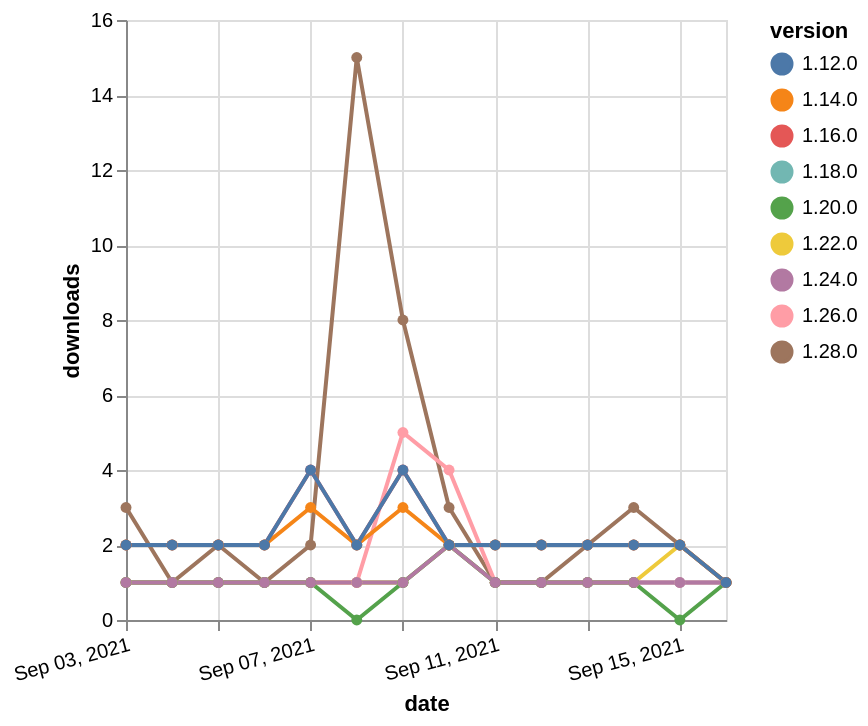

The Vega-Lite source for this figure:
### Vega-Lite specification from a JSON file in a GitHub repository (floating-point values rounded to 4 significant figures)
{"$schema": "https://vega.github.io/schema/vega-lite/v5.json", "description": "A simple bar chart with embedded data.", "data": {"values": [{"date": "2021-09-03", "total": 892, "delta": 1, "version": "1.18.0"}, {"date": "2021-09-04", "total": 893, "delta": 1, "version": "1.18.0"}, {"date": "2021-09-05", "total": 894, "delta": 1, "version": "1.18.0"}, {"date": "2021-09-06", "total": 895, "delta": 1, "version": "1.18.0"}, {"date": "2021-09-07", "total": 896, "delta": 1, "version": "1.18.0"}, {"date": "2021-09-08", "total": 897, "delta": 1, "version": "1.18.0"}, {"date": "2021-09-09", "total": 898, "delta": 1, "version": "1.18.0"}, {"date": "2021-09-10", "total": 900, "delta": 2, "version": "1.18.0"}, {"date": "2021-09-11", "total": 901, "delta": 1, "version": "1.18.0"}, {"date": "2021-09-12", "total": 902, "delta": 1, "version": "1.18.0"}, {"date": "2021-09-13", "total": 903, "delta": 1, "version": "1.18.0"}, {"date": "2021-09-14", "total": 904, "delta": 1, "version": "1.18.0"}, {"date": "2021-09-15", "total": 905, "delta": 1, "version": "1.18.0"}, {"date": "2021-09-16", "total": 906, "delta": 1, "version": "1.18.0"}, {"date": "2021-09-03", "total": 283, "delta": 1, "version": "1.22.0"}, {"date": "2021-09-04", "total": 284, "delta": 1, "version": "1.22.0"}, {"date": "2021-09-05", "total": 285, "delta": 1, "version": "1.22.0"}, {"date": "2021-09-06", "total": 286, "delta": 1, "version": "1.22.0"}, {"date": "2021-09-07", "total": 287, "delta": 1, "version": "1.22.0"}, {"date": "2021-09-08", "total": 288, "delta": 1, "version": "1.22.0"}, {"date": "2021-09-09", "total": 289, "delta": 1, "version": "1.22.0"}, {"date": "2021-09-10", "total": 291, "delta": 2, "version": "1.22.0"}, {"date": "2021-09-11", "total": 292, "delta": 1, "version": "1.22.0"}, {"date": "2021-09-12", "total": 293, "delta": 1, "version": "1.22.0"}, {"date": "2021-09-13", "total": 294, "delta": 1, "version": "1.22.0"}, {"date": "2021-09-14", "total": 295, "delta": 1, "version": "1.22.0"}, {"date": "2021-09-15", "total": 297, "delta": 2, "version": "1.22.0"}, {"date": "2021-09-16", "total": 298, "delta": 1, "version": "1.22.0"}, {"date": "2021-09-03", "total": 247, "delta": 3, "version": "1.28.0"}, {"date": "2021-09-04", "total": 248, "delta": 1, "version": "1.28.0"}, {"date": "2021-09-05", "total": 250, "delta": 2, "version": "1.28.0"}, {"date": "2021-09-06", "total": 251, "delta": 1, "version": "1.28.0"}, {"date": "2021-09-07", "total": 253, "delta": 2, "version": "1.28.0"}, {"date": "2021-09-08", "total": 268, "delta": 15, "version": "1.28.0"}, {"date": "2021-09-09", "total": 276, "delta": 8, "version": "1.28.0"}, {"date": "2021-09-10", "total": 279, "delta": 3, "version": "1.28.0"}, {"date": "2021-09-11", "total": 280, "delta": 1, "version": "1.28.0"}, {"date": "2021-09-12", "total": 281, "delta": 1, "version": "1.28.0"}, {"date": "2021-09-13", "total": 283, "delta": 2, "version": "1.28.0"}, {"date": "2021-09-14", "total": 286, "delta": 3, "version": "1.28.0"}, {"date": "2021-09-15", "total": 288, "delta": 2, "version": "1.28.0"}, {"date": "2021-09-16", "total": 289, "delta": 1, "version": "1.28.0"}, {"date": "2021-09-03", "total": 497, "delta": 1, "version": "1.26.0"}, {"date": "2021-09-04", "total": 498, "delta": 1, "version": "1.26.0"}, {"date": "2021-09-05", "total": 499, "delta": 1, "version": "1.26.0"}, {"date": "2021-09-06", "total": 500, "delta": 1, "version": "1.26.0"}, {"date": "2021-09-07", "total": 501, "delta": 1, "version": "1.26.0"}, {"date": "2021-09-08", "total": 502, "delta": 1, "version": "1.26.0"}, {"date": "2021-09-09", "total": 507, "delta": 5, "version": "1.26.0"}, {"date": "2021-09-10", "total": 511, "delta": 4, "version": "1.26.0"}, {"date": "2021-09-11", "total": 512, "delta": 1, "version": "1.26.0"}, {"date": "2021-09-12", "total": 513, "delta": 1, "version": "1.26.0"}, {"date": "2021-09-13", "total": 514, "delta": 1, "version": "1.26.0"}, {"date": "2021-09-14", "total": 515, "delta": 1, "version": "1.26.0"}, {"date": "2021-09-15", "total": 516, "delta": 1, "version": "1.26.0"}, {"date": "2021-09-16", "total": 517, "delta": 1, "version": "1.26.0"}, {"date": "2021-09-03", "total": 355, "delta": 1, "version": "1.20.0"}, {"date": "2021-09-04", "total": 356, "delta": 1, "version": "1.20.0"}, {"date": "2021-09-05", "total": 357, "delta": 1, "version": "1.20.0"}, {"date": "2021-09-06", "total": 358, "delta": 1, "version": "1.20.0"}, {"date": "2021-09-07", "total": 359, "delta": 1, "version": "1.20.0"}, {"date": "2021-09-08", "total": 359, "delta": 0, "version": "1.20.0"}, {"date": "2021-09-09", "total": 360, "delta": 1, "version": "1.20.0"}, {"date": "2021-09-10", "total": 362, "delta": 2, "version": "1.20.0"}, {"date": "2021-09-11", "total": 363, "delta": 1, "version": "1.20.0"}, {"date": "2021-09-12", "total": 364, "delta": 1, "version": "1.20.0"}, {"date": "2021-09-13", "total": 365, "delta": 1, "version": "1.20.0"}, {"date": "2021-09-14", "total": 366, "delta": 1, "version": "1.20.0"}, {"date": "2021-09-15", "total": 366, "delta": 0, "version": "1.20.0"}, {"date": "2021-09-16", "total": 367, "delta": 1, "version": "1.20.0"}, {"date": "2021-09-03", "total": 2443, "delta": 2, "version": "1.16.0"}, {"date": "2021-09-04", "total": 2445, "delta": 2, "version": "1.16.0"}, {"date": "2021-09-05", "total": 2447, "delta": 2, "version": "1.16.0"}, {"date": "2021-09-06", "total": 2449, "delta": 2, "version": "1.16.0"}, {"date": "2021-09-07", "total": 2453, "delta": 4, "version": "1.16.0"}, {"date": "2021-09-08", "total": 2455, "delta": 2, "version": "1.16.0"}, {"date": "2021-09-09", "total": 2459, "delta": 4, "version": "1.16.0"}, {"date": "2021-09-10", "total": 2461, "delta": 2, "version": "1.16.0"}, {"date": "2021-09-11", "total": 2463, "delta": 2, "version": "1.16.0"}, {"date": "2021-09-12", "total": 2465, "delta": 2, "version": "1.16.0"}, {"date": "2021-09-13", "total": 2467, "delta": 2, "version": "1.16.0"}, {"date": "2021-09-14", "total": 2469, "delta": 2, "version": "1.16.0"}, {"date": "2021-09-15", "total": 2471, "delta": 2, "version": "1.16.0"}, {"date": "2021-09-16", "total": 2472, "delta": 1, "version": "1.16.0"}, {"date": "2021-09-03", "total": 287, "delta": 1, "version": "1.24.0"}, {"date": "2021-09-04", "total": 288, "delta": 1, "version": "1.24.0"}, {"date": "2021-09-05", "total": 289, "delta": 1, "version": "1.24.0"}, {"date": "2021-09-06", "total": 290, "delta": 1, "version": "1.24.0"}, {"date": "2021-09-07", "total": 291, "delta": 1, "version": "1.24.0"}, {"date": "2021-09-08", "total": 292, "delta": 1, "version": "1.24.0"}, {"date": "2021-09-09", "total": 293, "delta": 1, "version": "1.24.0"}, {"date": "2021-09-10", "total": 295, "delta": 2, "version": "1.24.0"}, {"date": "2021-09-11", "total": 296, "delta": 1, "version": "1.24.0"}, {"date": "2021-09-12", "total": 297, "delta": 1, "version": "1.24.0"}, {"date": "2021-09-13", "total": 298, "delta": 1, "version": "1.24.0"}, {"date": "2021-09-14", "total": 299, "delta": 1, "version": "1.24.0"}, {"date": "2021-09-15", "total": 300, "delta": 1, "version": "1.24.0"}, {"date": "2021-09-16", "total": 301, "delta": 1, "version": "1.24.0"}, {"date": "2021-09-03", "total": 2606, "delta": 2, "version": "1.14.0"}, {"date": "2021-09-04", "total": 2608, "delta": 2, "version": "1.14.0"}, {"date": "2021-09-05", "total": 2610, "delta": 2, "version": "1.14.0"}, {"date": "2021-09-06", "total": 2612, "delta": 2, "version": "1.14.0"}, {"date": "2021-09-07", "total": 2615, "delta": 3, "version": "1.14.0"}, {"date": "2021-09-08", "total": 2617, "delta": 2, "version": "1.14.0"}, {"date": "2021-09-09", "total": 2620, "delta": 3, "version": "1.14.0"}, {"date": "2021-09-10", "total": 2622, "delta": 2, "version": "1.14.0"}, {"date": "2021-09-11", "total": 2624, "delta": 2, "version": "1.14.0"}, {"date": "2021-09-12", "total": 2626, "delta": 2, "version": "1.14.0"}, {"date": "2021-09-13", "total": 2628, "delta": 2, "version": "1.14.0"}, {"date": "2021-09-14", "total": 2630, "delta": 2, "version": "1.14.0"}, {"date": "2021-09-15", "total": 2632, "delta": 2, "version": "1.14.0"}, {"date": "2021-09-16", "total": 2633, "delta": 1, "version": "1.14.0"}, {"date": "2021-09-03", "total": 3074, "delta": 2, "version": "1.12.0"}, {"date": "2021-09-04", "total": 3076, "delta": 2, "version": "1.12.0"}, {"date": "2021-09-05", "total": 3078, "delta": 2, "version": "1.12.0"}, {"date": "2021-09-06", "total": 3080, "delta": 2, "version": "1.12.0"}, {"date": "2021-09-07", "total": 3084, "delta": 4, "version": "1.12.0"}, {"date": "2021-09-08", "total": 3086, "delta": 2, "version": "1.12.0"}, {"date": "2021-09-09", "total": 3090, "delta": 4, "version": "1.12.0"}, {"date": "2021-09-10", "total": 3092, "delta": 2, "version": "1.12.0"}, {"date": "2021-09-11", "total": 3094, "delta": 2, "version": "1.12.0"}, {"date": "2021-09-12", "total": 3096, "delta": 2, "version": "1.12.0"}, {"date": "2021-09-13", "total": 3098, "delta": 2, "version": "1.12.0"}, {"date": "2021-09-14", "total": 3100, "delta": 2, "version": "1.12.0"}, {"date": "2021-09-15", "total": 3102, "delta": 2, "version": "1.12.0"}, {"date": "2021-09-16", "total": 3103, "delta": 1, "version": "1.12.0"}]}, "width": "container", "mark": {"type": "line", "point": {"filled": true}}, "encoding": {"x": {"field": "date", "type": "temporal", "timeUnit": "yearmonthdate", "title": "date", "axis": {"labelAngle": -15}}, "y": {"field": "delta", "type": "quantitative", "title": "downloads"}, "color": {"field": "version", "type": "nominal"}, "tooltip": {"field": "delta"}}}
